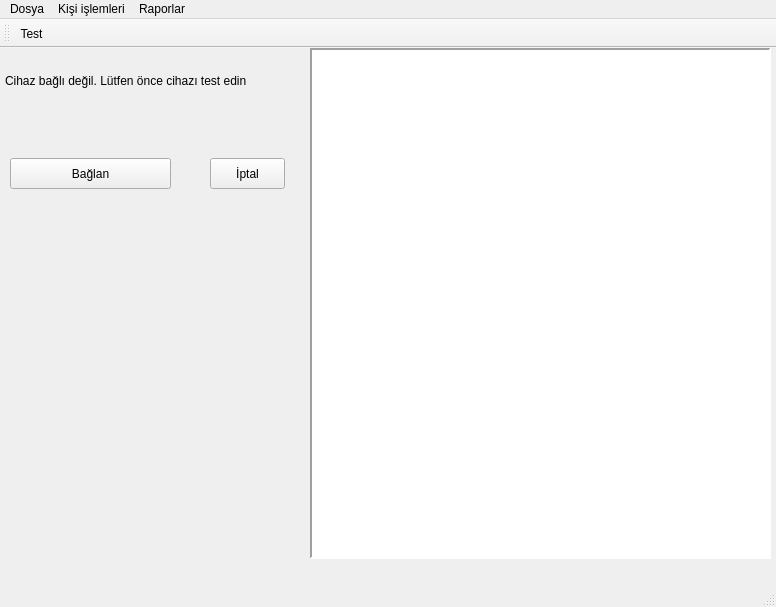
<?xml version="1.0" encoding="UTF-8"?>
<ui version="4.0">
 <class>MainWindow</class>
 <widget class="QMainWindow" name="MainWindow">
  <property name="geometry">
   <rect>
    <x>0</x>
    <y>0</y>
    <width>776</width>
    <height>607</height>
   </rect>
  </property>
  <property name="sizePolicy">
   <sizepolicy hsizetype="Preferred" vsizetype="Fixed">
    <horstretch>0</horstretch>
    <verstretch>0</verstretch>
   </sizepolicy>
  </property>
  <property name="mouseTracking">
   <bool>false</bool>
  </property>
  <property name="windowTitle">
   <string>Yoklama Sistemi</string>
  </property>
  <property name="windowIcon">
   <iconset>
    <normaloff>simgeler/ana_pencere.png</normaloff>simgeler/ana_pencere.png</iconset>
  </property>
  <property name="layoutDirection">
   <enum>Qt::LeftToRight</enum>
  </property>
  <property name="autoFillBackground">
   <bool>true</bool>
  </property>
  <widget class="QWidget" name="centralwidget">
   <widget class="QTableView" name="tableView_yoklama">
    <property name="geometry">
     <rect>
      <x>310</x>
      <y>0</y>
      <width>461</width>
      <height>511</height>
     </rect>
    </property>
    <property name="sizePolicy">
     <sizepolicy hsizetype="Maximum" vsizetype="Maximum">
      <horstretch>0</horstretch>
      <verstretch>0</verstretch>
     </sizepolicy>
    </property>
    <property name="layoutDirection">
     <enum>Qt::LeftToRight</enum>
    </property>
    <property name="frameShape">
     <enum>QFrame::Panel</enum>
    </property>
    <property name="lineWidth">
     <number>2</number>
    </property>
    <property name="midLineWidth">
     <number>1</number>
    </property>
    <property name="alternatingRowColors">
     <bool>true</bool>
    </property>
    <attribute name="horizontalHeaderCascadingSectionResizes">
     <bool>true</bool>
    </attribute>
    <attribute name="verticalHeaderCascadingSectionResizes">
     <bool>true</bool>
    </attribute>
   </widget>
   <widget class="QLabel" name="label_cihazDurum">
    <property name="geometry">
     <rect>
      <x>5</x>
      <y>12</y>
      <width>301</width>
      <height>41</height>
     </rect>
    </property>
    <property name="text">
     <string>Cihaz bağlı değil. Lütfen önce cihazı test edin</string>
    </property>
   </widget>
   <widget class="QPushButton" name="pushButton_baglan">
    <property name="geometry">
     <rect>
      <x>10</x>
      <y>110</y>
      <width>161</width>
      <height>31</height>
     </rect>
    </property>
    <property name="text">
     <string>Bağlan</string>
    </property>
   </widget>
   <widget class="QPushButton" name="pushButton_iptal">
    <property name="geometry">
     <rect>
      <x>210</x>
      <y>110</y>
      <width>75</width>
      <height>31</height>
     </rect>
    </property>
    <property name="text">
     <string>İptal</string>
    </property>
   </widget>
  </widget>
  <widget class="QMenuBar" name="menubar">
   <property name="geometry">
    <rect>
     <x>0</x>
     <y>0</y>
     <width>776</width>
     <height>21</height>
    </rect>
   </property>
   <widget class="QMenu" name="menuDosya">
    <property name="title">
     <string>Dosya</string>
    </property>
    <addaction name="action_cikis"/>
    <addaction name="actionCihaz_Test_2"/>
    <addaction name="actionKart_Tan_mla_2"/>
   </widget>
   <widget class="QMenu" name="menuKi_i_i_lemleri">
    <property name="title">
     <string>Kişi işlemleri</string>
    </property>
    <addaction name="actionYeni_Kisi_Ekle"/>
    <addaction name="separator"/>
    <addaction name="actionKisi_Ara"/>
    <addaction name="separator"/>
    <addaction name="actionKisi_Sil"/>
   </widget>
   <widget class="QMenu" name="menuRaporlar">
    <property name="title">
     <string>Raporlar</string>
    </property>
    <addaction name="actionKisi_Raporu"/>
    <addaction name="separator"/>
    <addaction name="actionGenel_Rapor"/>
   </widget>
   <addaction name="menuDosya"/>
   <addaction name="menuKi_i_i_lemleri"/>
   <addaction name="menuRaporlar"/>
  </widget>
  <widget class="QStatusBar" name="statusbar"/>
  <widget class="QToolBar" name="toolBar_2">
   <property name="sizePolicy">
    <sizepolicy hsizetype="Expanding" vsizetype="Expanding">
     <horstretch>0</horstretch>
     <verstretch>0</verstretch>
    </sizepolicy>
   </property>
   <property name="acceptDrops">
    <bool>true</bool>
   </property>
   <property name="windowTitle">
    <string>toolBar</string>
   </property>
   <property name="movable">
    <bool>true</bool>
   </property>
   <property name="allowedAreas">
    <set>Qt::AllToolBarAreas</set>
   </property>
   <property name="iconSize">
    <size>
     <width>40</width>
     <height>24</height>
    </size>
   </property>
   <property name="toolButtonStyle">
    <enum>Qt::ToolButtonTextUnderIcon</enum>
   </property>
   <property name="floatable">
    <bool>true</bool>
   </property>
   <attribute name="toolBarArea">
    <enum>TopToolBarArea</enum>
   </attribute>
   <attribute name="toolBarBreak">
    <bool>false</bool>
   </attribute>
   <addaction name="actionCihaz_Test"/>
  </widget>
  <action name="actionYeni_Kisi_Ekle">
   <property name="icon">
    <iconset>
     <normaloff>simgeler/kisi_ekle.png</normaloff>simgeler/kisi_ekle.png</iconset>
   </property>
   <property name="text">
    <string>Yeni Kişi Ekle</string>
   </property>
  </action>
  <action name="actionKisi_Ara">
   <property name="icon">
    <iconset>
     <normaloff>simgeler/kisi_ara.png</normaloff>simgeler/kisi_ara.png</iconset>
   </property>
   <property name="text">
    <string>Kişi Ara</string>
   </property>
  </action>
  <action name="actionKisi_Sil">
   <property name="icon">
    <iconset>
     <normaloff>simgeler/kisi_sil.png</normaloff>simgeler/kisi_sil.png</iconset>
   </property>
   <property name="text">
    <string>Kişi Sil</string>
   </property>
  </action>
  <action name="actionKisi_Raporu">
   <property name="icon">
    <iconset>
     <normaloff>simgeler/kisisel_rapor.png</normaloff>simgeler/kisisel_rapor.png</iconset>
   </property>
   <property name="text">
    <string>Kişi Raporu</string>
   </property>
  </action>
  <action name="actionGenel_Rapor">
   <property name="icon">
    <iconset>
     <normaloff>simgeler/genel_rapor.png</normaloff>simgeler/genel_rapor.png</iconset>
   </property>
   <property name="text">
    <string>Genel Rapor</string>
   </property>
  </action>
  <action name="action_cikis">
   <property name="icon">
    <iconset>
     <normaloff>simgeler/kapat.png</normaloff>simgeler/kapat.png</iconset>
   </property>
   <property name="text">
    <string>Çıkış</string>
   </property>
  </action>
  <action name="actionCihaz_Test">
   <property name="icon">
    <iconset>
     <normaloff>simgeler/cihaz_test.png</normaloff>simgeler/cihaz_test.png</iconset>
   </property>
   <property name="text">
    <string>Cihaz_test</string>
   </property>
   <property name="iconText">
    <string>Test</string>
   </property>
   <property name="toolTip">
    <string>Cihazı Test Eder</string>
   </property>
   <property name="whatsThis">
    <string>cihaz test</string>
   </property>
   <property name="shortcut">
    <string>Ctrl+T</string>
   </property>
  </action>
  <action name="actionKart_Tan_mla">
   <property name="icon">
    <iconset>
     <normaloff>simgeler/kart_tanimla.png</normaloff>simgeler/kart_tanimla.png</iconset>
   </property>
   <property name="text">
    <string>Kart Tanımla</string>
   </property>
  </action>
  <action name="actionCihaz_Test_2">
   <property name="icon">
    <iconset>
     <normaloff>simgeler/cihaz_test.png</normaloff>simgeler/cihaz_test.png</iconset>
   </property>
   <property name="text">
    <string>Cihaz Test</string>
   </property>
  </action>
  <action name="actionKart_Tan_mla_2">
   <property name="icon">
    <iconset>
     <normaloff>simgeler/kart_tanimla.png</normaloff>simgeler/kart_tanimla.png</iconset>
   </property>
   <property name="text">
    <string>Kart Tanımla</string>
   </property>
  </action>
 </widget>
 <resources/>
 <connections>
  <connection>
   <sender>action_cikis</sender>
   <signal>triggered()</signal>
   <receiver>MainWindow</receiver>
   <slot>close()</slot>
   <hints>
    <hint type="sourcelabel">
     <x>-1</x>
     <y>-1</y>
    </hint>
    <hint type="destinationlabel">
     <x>375</x>
     <y>289</y>
    </hint>
   </hints>
  </connection>
 </connections>
</ui>
